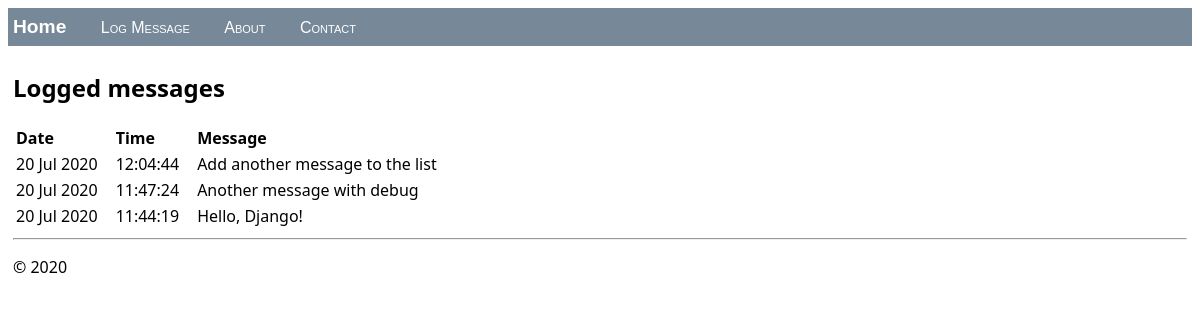
The page / on the database its author committed.
### hello/models.py (models this page shows, shortened)
class LogMessage(models.Model):
    message = models.CharField(max_length=300)
    log_date = models.DateTimeField("date logged")

### hello/views.py (the view)
class HomeListView(ListView):
    model = LogMessageForm
    def get_context_data(self, **kwargs):
        context = super(HomeListView, self).get_context_data(**kwargs)
        return context

### hello/templates/hello/home.html (shortened to what this page needs)
{% extends "hello/layout.html" %}
{% block content %}
    <h2>Logged messages</h2>
    {% if message_list %}
        <table class="message_list">
            <thead>
                <tr>
                    <th>Date</th>
                    <th>Time</th>
                    <th>Message</th>
                </tr>
            </thead>
            <tbody>
            {% for message in message_list %}
                <tr>
                    <td>{{ message.log_date | date:'d M Y' }}</td>
                    <td>{{ message.log_date | time:'H:i:s' }}</td>
                    <td>
                        {{ message.message }}
                    </td>
                </tr>
            {% endfor %}
            </tbody>
        </table>
    {% else %}
        <p>No messages have been logged. Use the <a href="{% url 'log' %}">Log Message form</a>.</p>
    {% endif %}
{% endblock %}

### hello/static/hello/site.css (style rules this page uses)
.message_list th,td { text-align: left; padding-right: 15px; }

### rows shown on the page
LogMessage: log_date "20 Jul 2020", log_date "12:04:44", message "Add another message to the list"
LogMessage: log_date "20 Jul 2020", log_date "11:47:24", message "Another message with debug"
LogMessage: log_date "20 Jul 2020", log_date "11:44:19", message "Hello, Django!"
